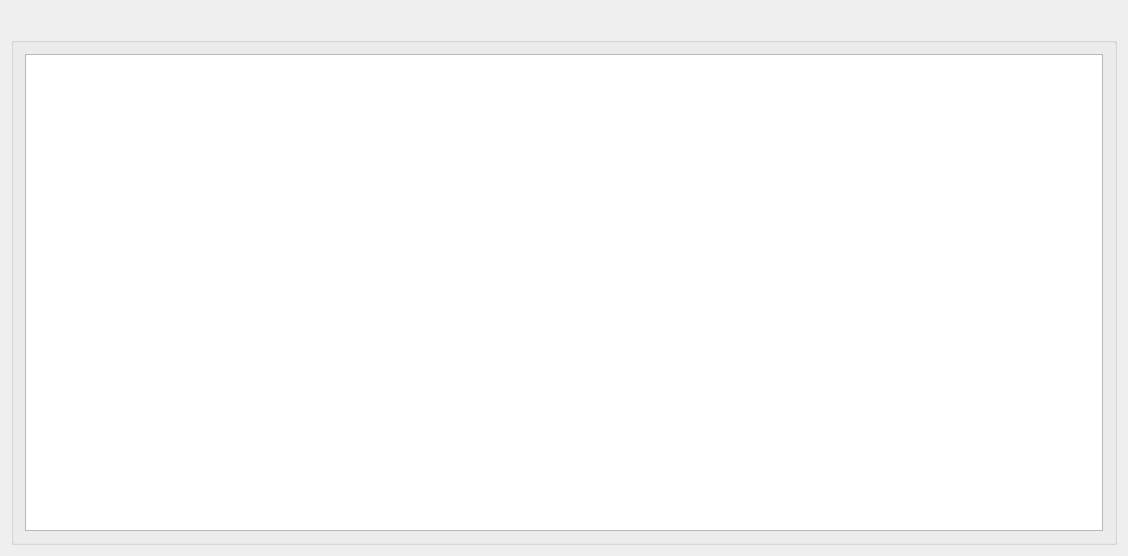
<?xml version="1.0" encoding="UTF-8"?>
<ui version="4.0">
 <class>qg_RobotProject_EDClass</class>
 <widget class="QDialog" name="qg_RobotProject_EDClass">
  <property name="geometry">
   <rect>
    <x>0</x>
    <y>0</y>
    <width>1128</width>
    <height>556</height>
   </rect>
  </property>
  <property name="windowTitle">
   <string>编辑机器人配方</string>
  </property>
  <layout class="QVBoxLayout" name="verticalLayout">
   <item>
    <layout class="QHBoxLayout" name="horizontalLayout">
     <item>
      <spacer name="horizontalSpacer">
       <property name="orientation">
        <enum>Qt::Horizontal</enum>
       </property>
       <property name="sizeHint" stdset="0">
        <size>
         <width>40</width>
         <height>20</height>
        </size>
       </property>
      </spacer>
     </item>
     <item>
      <widget class="QPushButton" name="pushButton_save">
       <property name="toolTip">
        <string>保存</string>
       </property>
       <property name="styleSheet">
        <string notr="true">QPushButton {
    border: none;
    background: transparent;
}
QPushButton:hover {
    border:1px solid #FFFFFF;
    background: rgba(127, 127, 127, 20);
}</string>
       </property>
       <property name="text">
        <string/>
       </property>
       <property name="icon">
        <iconset resource="../../imgResource.qrc">
         <normaloff>:/icons/icons8-保存-48.png</normaloff>:/icons/icons8-保存-48.png</iconset>
       </property>
       <property name="iconSize">
        <size>
         <width>36</width>
         <height>36</height>
        </size>
       </property>
      </widget>
     </item>
    </layout>
   </item>
   <item>
    <widget class="QtMyGroupBox" name="groupBox">
     <property name="title">
      <string/>
     </property>
     <layout class="QVBoxLayout" name="verticalLayout_2">
      <item>
       <widget class="QTableWidget" name="tableWidget"/>
      </item>
     </layout>
    </widget>
   </item>
  </layout>
 </widget>
 <layoutdefault spacing="6" margin="11"/>
 <customwidgets>
  <customwidget>
   <class>QtMyGroupBox</class>
   <extends>QGroupBox</extends>
   <header location="global">qtmygroupbox.h</header>
   <container>1</container>
  </customwidget>
 </customwidgets>
 <resources>
  <include location="../../imgResource.qrc"/>
 </resources>
 <connections/>
</ui>
